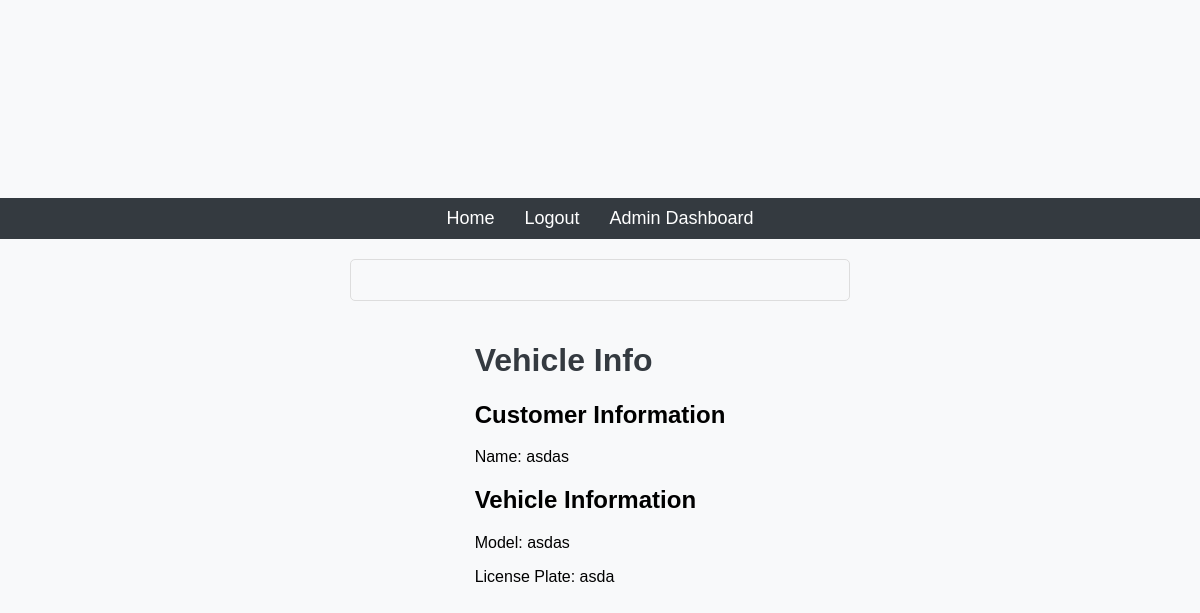
Before: /vehicle/4 (signed in) with the older database file.
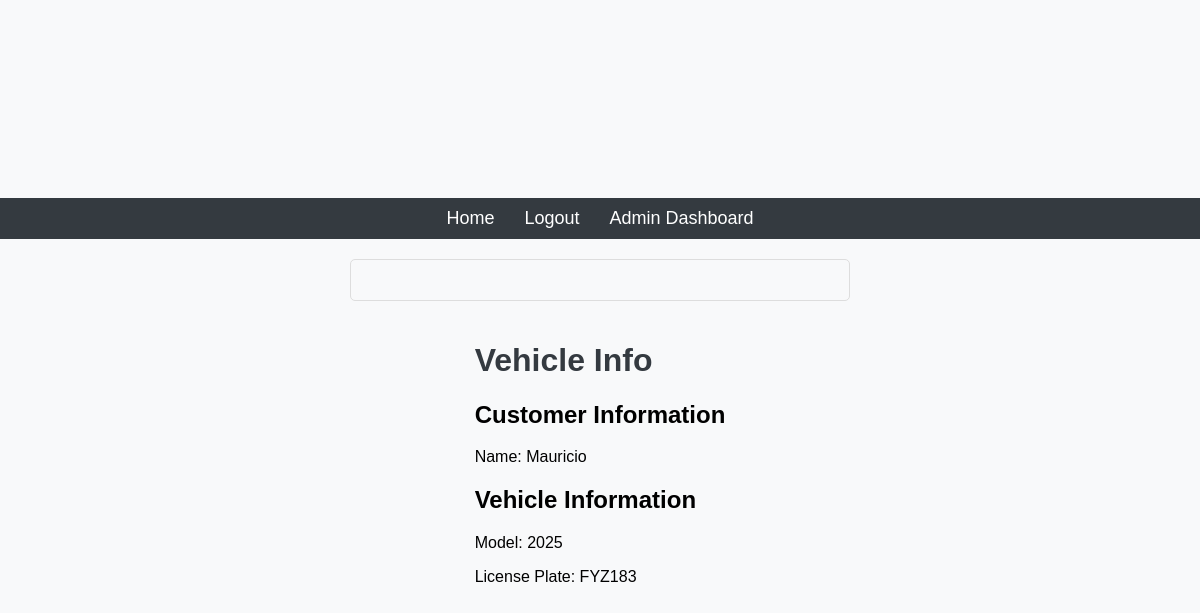
After: the same page with the newer database file.
### app/models.py (models this page shows, shortened)
class Customer(db.Model):
    id = db.Column(db.Integer, primary_key=True)
    name = db.Column(db.String(100), nullable=False)
    vehicles = db.relationship('Vehicle', backref='owner', lazy=True)

class Vehicle(db.Model):
    id = db.Column(db.Integer, primary_key=True)
    model = db.Column(db.String(100), nullable=False)
    license_plate = db.Column(db.String(20), unique=True, nullable=False)
    customer_id = db.Column(db.Integer, db.ForeignKey('customer.id'), nullable=False)

### app/routes.py (the view)
@app.route('/vehicle/<int:vehicle_id>')
@login_required
def vehicle_info(vehicle_id):
    vehicle = Vehicle.query.get_or_404(vehicle_id)
    customer = Customer.query.get_or_404(vehicle.customer_id)
    return render_template('vehicle_info.html', vehicle=vehicle, customer=customer)

### app/models.py (called while the page is built)
@login_manager.user_loader
def load_user(user_id):
    return User.query.get(int(user_id))

### app/templates/vehicle_info.html (shortened to what this page needs)
{% extends "base.html" %}
{% block content %}
    <h1>Vehicle Info</h1>
    <h2>Customer Information</h2>
    <p>Name: {{ customer.name }}</p>
    <h2>Vehicle Information</h2>
    <p>Model: {{ vehicle.model }}</p>
    <p>License Plate: {{ vehicle.license_plate }}</p>
{% endblock %}

Changed rows visible on the page:
removed Customer: name "asdas"
added Customer: name "Mauricio"
changed Vehicle: model "asdas" → "2025"; license_plate "asda" → "FYZ183"
